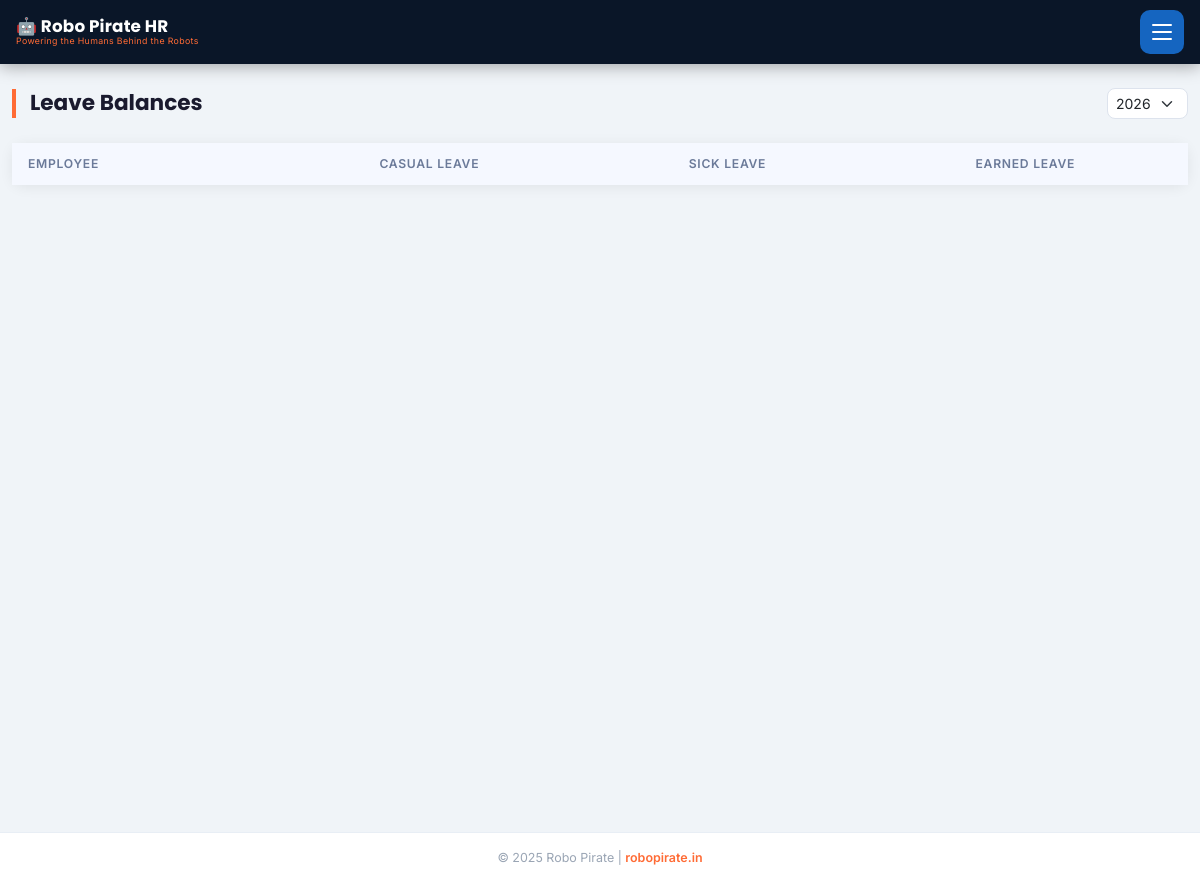
Page /leaves/balances (signed in) on the earlier database version.
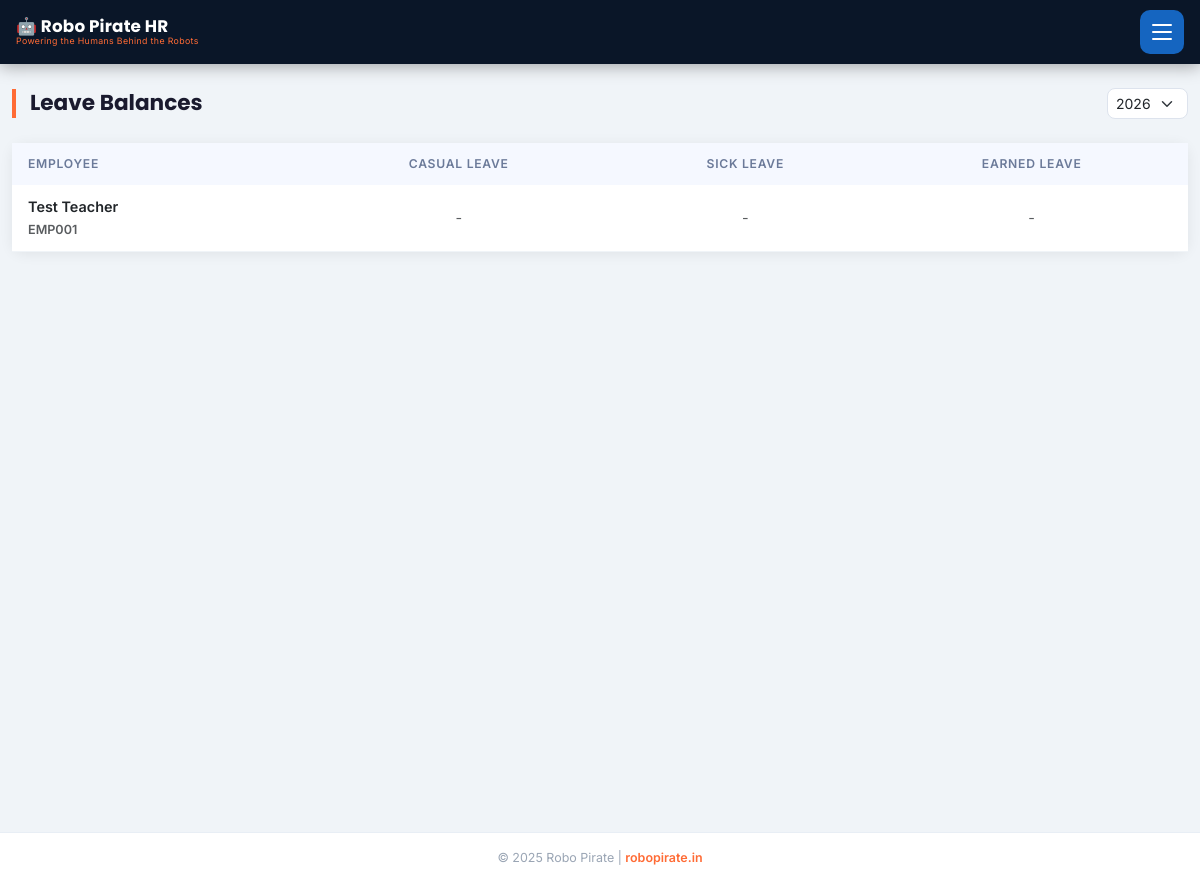
Same page on the later database version.
### models.py (models this page shows, shortened)
class Employee(db.Model):
    __tablename__ = 'employees'
    id = db.Column(db.Integer, primary_key=True)
    emp_id = db.Column(db.String(20), unique=True, nullable=False)
    name = db.Column(db.String(100), nullable=False)
    phone = db.Column(db.String(15), nullable=False)
    email = db.Column(db.String(120))
    department_id = db.Column(db.Integer, db.ForeignKey('departments.id'))
    designation = db.Column(db.String(100))
    basic_salary = db.Column(db.Float, default=0.0)
    joining_date = db.Column(db.Date, default=date.today)
    is_active = db.Column(db.Boolean, default=True)
    bank_name = db.Column(db.String(100))
    account_number = db.Column(db.String(30))
    ifsc_code = db.Column(db.String(20))
    pan_number = db.Column(db.String(20))
    aadhar_number = db.Column(db.String(20))
    attendances = db.relationship('Attendance', backref='employee', lazy=True)
    leaves = db.relationship('Leave', backref='employee', lazy=True)
    payrolls = db.relationship('Payroll', backref='employee', lazy=True)
    advances = db.relationship('Advance', backref='employee', lazy=True)
    schools = db.relationship('School', secondary=employee_schools, lazy=True,
                              backref=db.backref('assigned_employees', lazy=True))

### blueprints/admin.py (the view)
@bp.route('/leaves/balances')
@login_required
def leave_balances():
    year = int(request.args.get('year', date.today().year))
    emps = Employee.query.filter_by(is_active=True).order_by(Employee.name).all()
    return render_template('leaves/balances.html', employees=emps, year=year,
                           years=list(range(2020, date.today().year + 2)))

### app.py (called while the page is built)
@app.before_request
def load_persisted_config():
    global _persisted_config_loaded
    if not _persisted_config_loaded:
        persisted_key = AppConfig.get('FAST2SMS_API_KEY')
        if persisted_key:
            app.config['FAST2SMS_API_KEY'] = persisted_key
        _persisted_config_loaded = True

@login_manager.user_loader
def load_user(user_id):
    return User.query.get(int(user_id))

@app.before_request
def restrict_employee_to_portal():
    if current_user.is_authenticated and not current_user.is_admin:
        allowed = ('/portal', '/employee', '/static', '/api', '/logout')
        if request.path != '/' and not request.path.startswith(allowed):
            return redirect(url_for('portal.portal_dashboard'))

### templates/leaves/balances.html (shortened to what this page needs)
{% extends 'base.html' %}
{% block content %}
<div class="container-fluid py-4">
  <div class="d-flex justify-content-between align-items-center mb-4">
    <h4 class="page-header mb-0">Leave Balances</h4>
    <form method="GET" class="d-flex gap-2 align-items-center">
      <select name="year" class="form-select form-select-sm" onchange="this.form.submit()">
        {% for y in years %}
        <option value="{{ y }}" {% if y == year %}selected{% endif %}>{{ y }}</option>
        {% endfor %}
      </select>
    </form>
  </div>
  <div class="card border-0 shadow-sm">
    <div class="card-body p-0">
      <div class="table-responsive">
        <table class="table table-hover mb-0">
          <thead class="table-light">
            <tr>
              <th>Employee</th>
              <th class="text-center">Casual Leave</th>
              <th class="text-center">Sick Leave</th>
              <th class="text-center">Earned Leave</th>
            </tr>
          </thead>
          <tbody>
            {% for emp in employees %}
            <tr>
              <td class="fw-semibold">
                <div>{{ emp.name }}</div>
                <small class="text-muted">{{ emp.emp_id }}</small>
              </td>
              {% for ltype in ['casual', 'sick', 'earned'] %}
              {% set lb = emp.leave_balances | selectattr('leave_type', 'equalto', ltype) | selectattr('year', 'equalto', year) | first %}
              <td class="text-center">
                {% if lb %}
                <div class="fw-bold fs-5 {{ 'text-success' if lb.remaining_days > 3 else 'text-warning' if lb.remaining_days > 0 else 'text-danger' }}">
                  {{ lb.remaining_days }}
                </div>
                <div class="text-muted small">{{ lb.used_days }}/{{ lb.total_days }}</div>
                {% else %}
                <span class="text-muted">-</span>
                {% endif %}
              </td>
              {% endfor %}
            </tr>
            {% endfor %}
          </tbody>
        </table>
      </div>
    </div>
  </div>
</div>
{% endblock %}

Differences in the rows shown:
added Employee: name "Test Teacher", emp_id "EMP001"
